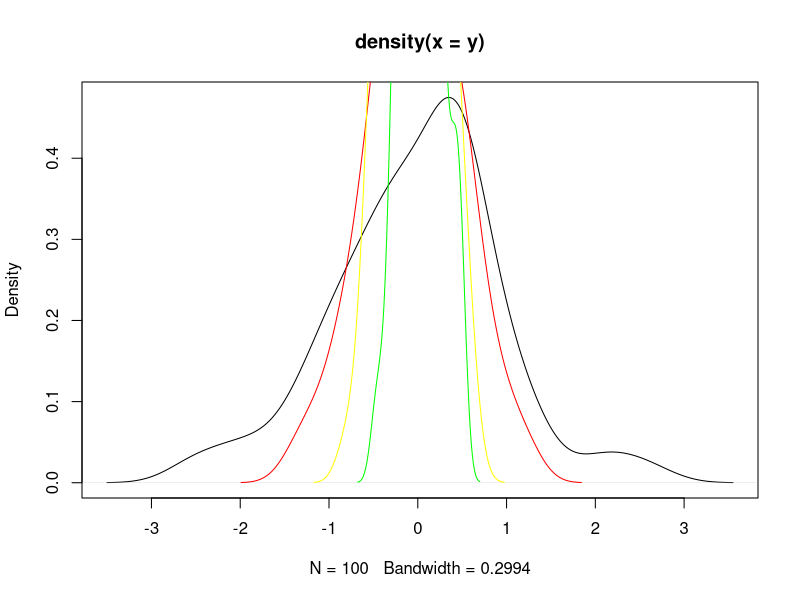

Here is the R script that generated this plot:
#Q3. 
y<-rnorm(100)
plot(density(y), type="l")

#Sample size 4
av<-numeric(100)
for (i in 1:100) { 
 av[i] <- mean(rnorm(4)) 
 } 
lines(density(av), col = "red")

#Sample size 9
av<-numeric(100)  
for (i in 1:100) { 
  av[i]<-mean(rnorm(9)) 
  } 
lines(density(av), col = "yellow")

#Sample size 25
av<-numeric(100)
for(i in 1:100){
  av[i]<-mean(rnorm(25)) 
  } 
lines(density(av),col="green")